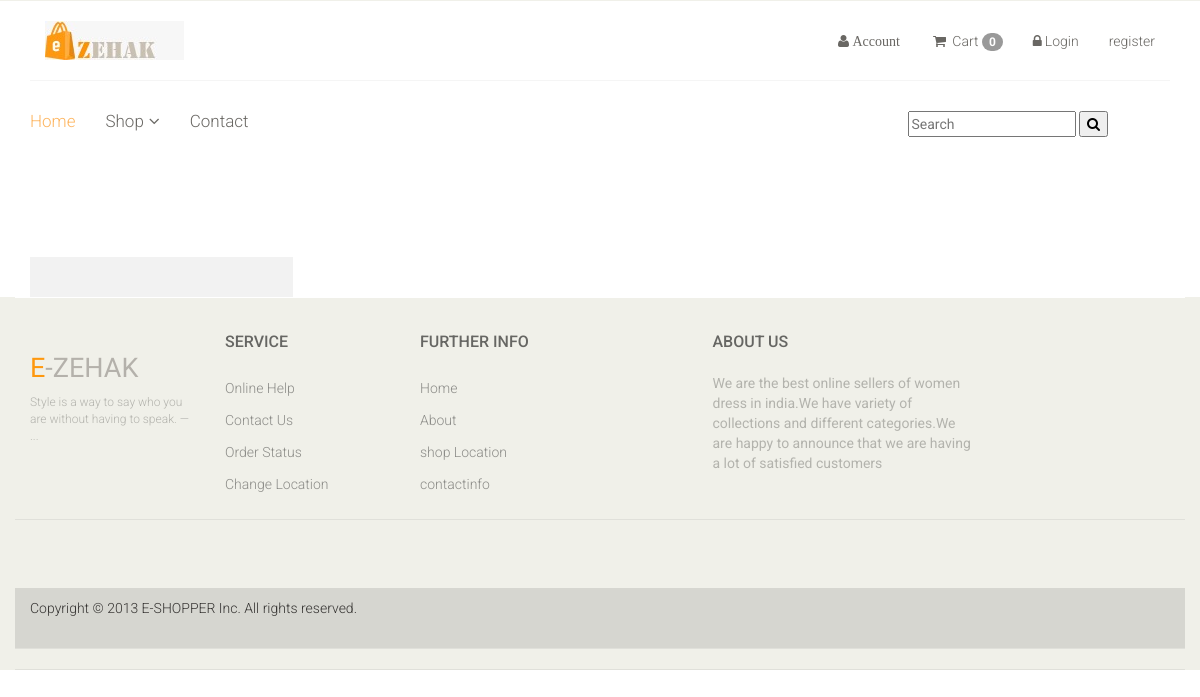
The app's page /brand/Veromoda, older data.
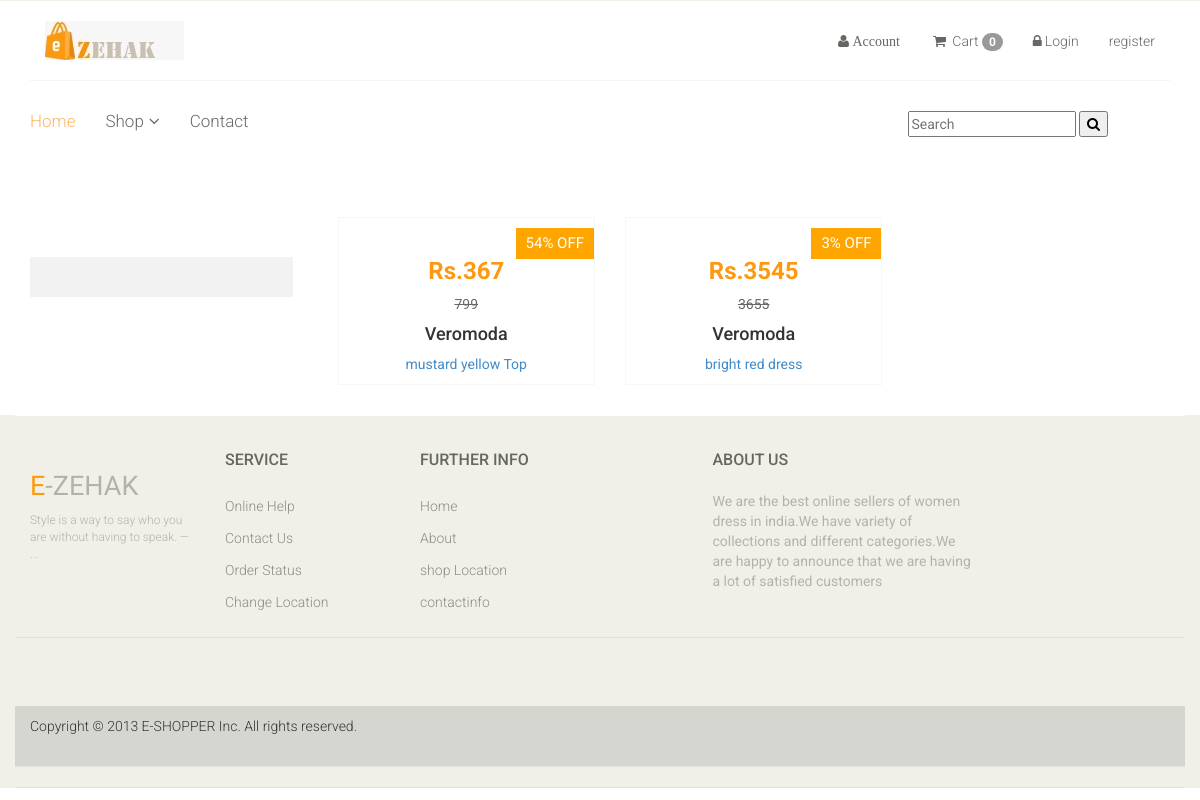
The same page, newer data.
### week8/models.py (models this page shows, shortened)
class Product(models.Model):
    image1 = models.ImageField(upload_to='photos/productimages')
    image2 = models.ImageField(upload_to='photos/productimages')
    image3 = models.ImageField(upload_to='photos/productimages',blank=True)
    image4 = models.ImageField(upload_to='photos/productimages',blank=True)
    brand = models.CharField(max_length=50)
    productname = models.CharField(max_length=50,unique=True)
    category = models.ForeignKey(Category,on_delete=models.CASCADE)
    price = models.IntegerField()
    offers = models.IntegerField(default=0)
    newprice = models.IntegerField(default=0)
    size = models.ManyToManyField(Size, default='s')
    stock = models.IntegerField()

class Category(models.Model):
    category_name = models.CharField(max_length=100,unique=True)
    cat_image = models.ImageField(upload_to='photos/categories',blank=True)
    offer = models.IntegerField(default=0)

### zehak/views.py (the view)
# urls.py: path('brand/<bar>',views.brand,name='brand'),
def brand(request,bar):
    brand = Product.objects.filter(brand=bar)
    context={'br' : brand}
    return render(request,"user/brand.html",context)

### zehak/context_processor.py (called while the page is built)
def counter(request):
    cart_count = 0
    if 'admin' in request.path:
        return {}
    else:
        try:
            cart_items = CartItem.objects.all().filter(user=request.user)
            for cart_item in cart_items:
                cart_count += 1
        except TypeError:
            cart_count = 0
    return dict(cart_count=cart_count)

### templates/user/brand.html (shortened to what the changed rows need)
{% load static %}
<!DOCTYPE html>
<html lang="en">
<head>
    <link href="{% static 'user/css/bootstrap.min.css' %}" rel="stylesheet">
    <link href="{% static 'user/css/font-awesome.min.css' %}" rel="stylesheet">
    <link href="{% static 'user/css/prettyPhoto.css' %}" rel="stylesheet">
    <link href="{% static 'user/css/price-range.css' %}" rel="stylesheet">
    <link href="{% static 'user/css/animate.css' %}" rel="stylesheet">
	<link href="{% static 'user/css/main.css' %}" rel="stylesheet">
	<link href="{% static 'user/css/responsive.css' %}" rel="stylesheet">
</head>
<body>
	<section>
		<div class="container">
			<div class="row">
				<div class="col-sm-9 padding-right">
					<div class="features_items">
						{% for i in br %}
						<div class="col-sm-4">
							<div class="product-image-wrapper">
								<div class="single-products" class="item">
										<div class="productinfo text-center">
											{% if i.offers > i.category.offer %}
                                        <span class="notify-badge">{{i.offers}}% OFF</span>
                                        {% elif i.offers < i.category.offer %}
                                        <span class="notify-badge">{{i.category.offer}}% OFF</span>
                                        {% elif  i.price == i.newprice %}
                                        {% else %}
                                        <span class="notify-badge">{{i.category.offer}}% OFF</span>
                                        {% endif %}
											<h2>Rs.{{ i.newprice }}</h2><p><del>{{ i.price }}</del></p>
											<h4>{{ i.brand }}</h4>
											<p><a href="{% url 'productdetails' i.id %}">{{ i.productname }}</a></p>
										</div>
								</div>
							</div>
						</div>
						{% endfor %}
						</div>
					</div>
				</div>
			</div>
	</section>
	<footer id="footer">
		<div class="footer-top">
			<div class="container">
				<div class="row">
					<div class="col-sm-2">
						<div class="companyinfo">
							<h2><span>e</span>-ZEHAK</h2>
						</div>
					</div>
		<div class="footer-widget">
			<div class="container">
				<div class="row">
					<div class="col-sm-2">
						<div class="single-widget">
							<h2>Service</h2>
						</div>
					</div>
					<div class="col-sm-2">
						<div class="single-widget">
							<h2>Further info</h2>
						</div>
					</div>
					<div class="col-sm-3 col-sm-offset-1">
						<div class="single-widget">
							<h2>About Us</h2>
						</div>
					</div>
				</div>
			</div>
		</div>
	</footer>
</body>
</html>

Row changes from the older to the newer data that the page shows:
added Product: category.offer "54", newprice "367", price "799", brand "Veromoda", productname "mustard yellow Top"
added Product: category.offer "3", newprice "3545", price "3655", brand "Veromoda", productname "bright red dress"
